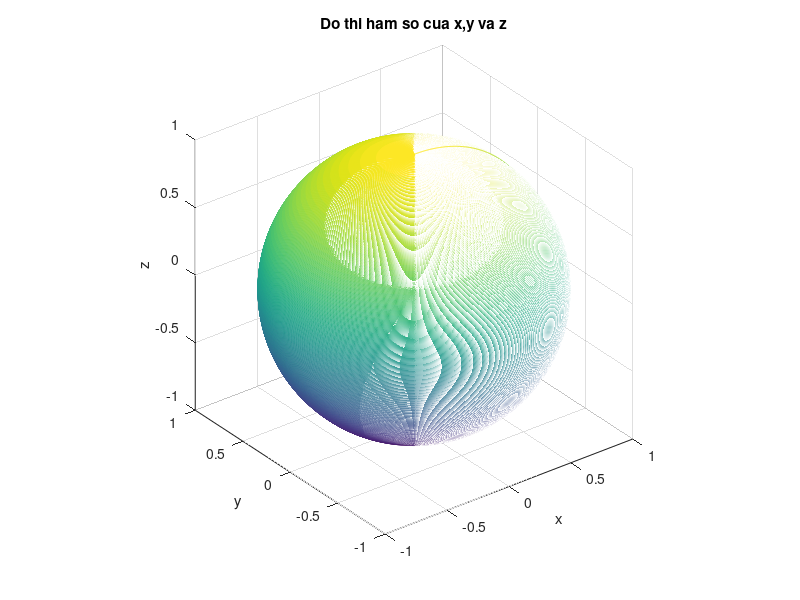

Here is the MATLAB script that generated this plot:
clc
clear all
close all

u=0:pi/500:2*pi;
v=-pi/2:pi/500:pi/2;
[U,V]=meshgrid(u,v);
x=cos(V).*cos(U);
y=cos(V).*sin(U);
z=sin(V);
mesh(x,y,z)
xlabel('x');
ylabel('y');
zlabel('z');
axis square
title('Do thi ham so cua x,y va z')
